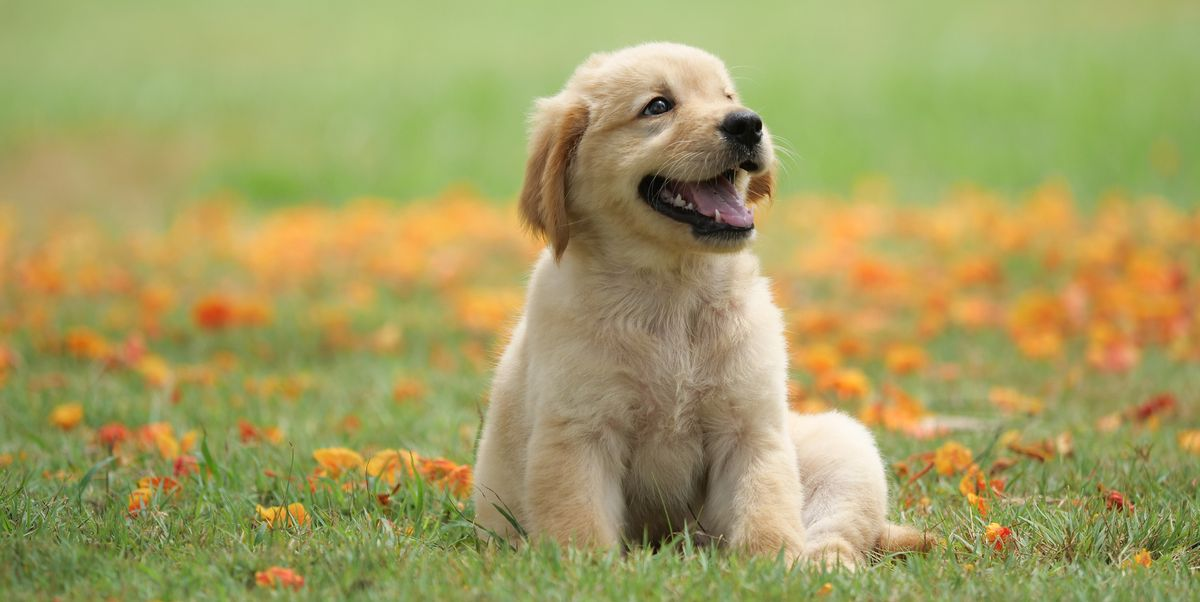
#> input picture Lab 1/dog.png, 1200 x 602 px
$ jupyter execute Task1.ipynb
#> lines starting #> are read from the running program, lines starting #| are printed output that depends on the picture
[cell 1]
import cv2
from matplotlib import pyplot as plt

I = cv2.imread("dog.png")
#> I is the input picture: shape (602, 1200, 3); mean B, G, R 97.6, 158.6, 163.9
I = cv2.cvtColor(I, cv2.COLOR_BGR2RGB)

plt.imshow(I)

[cell 2]
yuv = cv2.cvtColor(I, cv2.COLOR_RGB2YUV)
#> yuv: shape (602, 1200, 3); mean of channels 0, 1, 2 153.2, 100.6, 137.3
y = yuv[:,:,0]
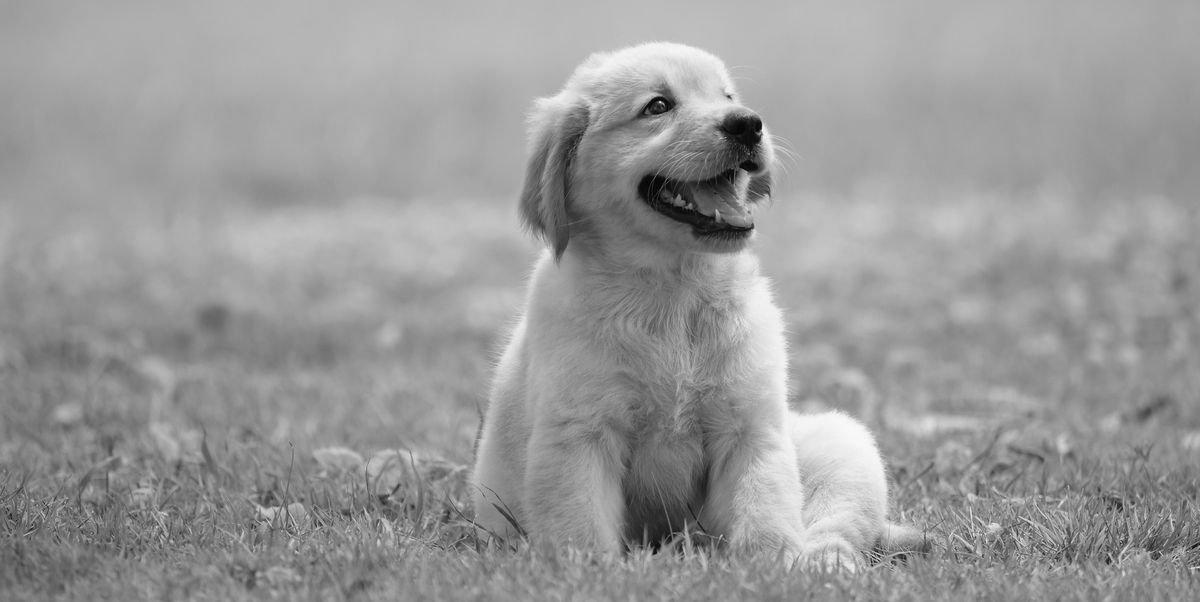
#> y: shape (602, 1200); min 0, max 251, mean 153.2

gray = cv2.cvtColor(I, cv2.COLOR_RGB2GRAY)

plt.subplot(1,2,1)
plt.imshow(y, cmap="gray")

plt.subplot(1,2,2)
plt.imshow(gray, cmap="gray")
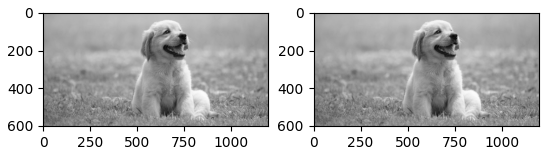
#> figure drawn by matplotlib, 2 panels
